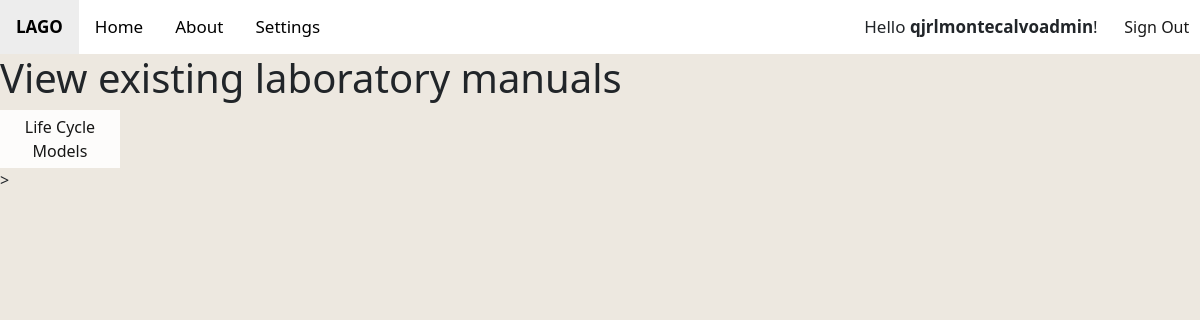
Page /home/view (signed in) on the earlier database version.
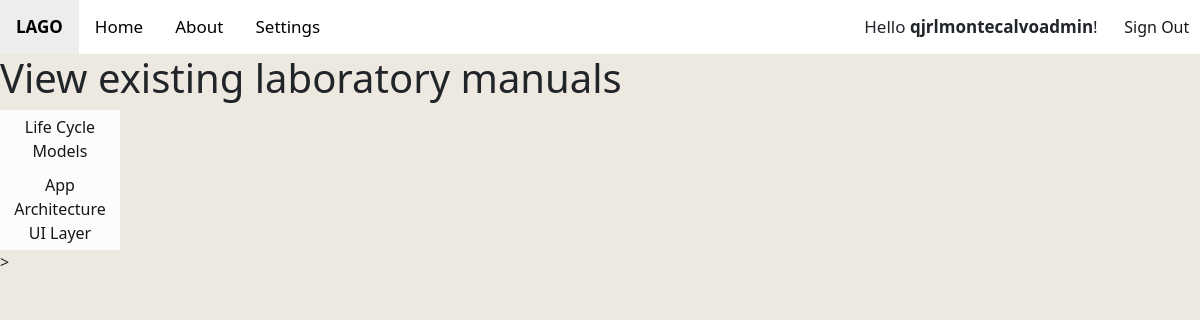
Same page on the later database version.
### main/models.py (models this page shows)
class labmanual(models.Model):
    act_no = models.CharField(max_length=20, default="")
    lab_title = models.CharField(max_length=50)
    course_code = models.CharField(max_length=50)
    objective = models.CharField(max_length=200)
    ilos = models.CharField(max_length=200)
    discussion = models.CharField(max_length=500)
    res = models.CharField(max_length=100)
    procedures = models.CharField(max_length=300)
    questions = models.CharField(max_length=200)
    supplementary = models.CharField(max_length=200)
    def __str__(self):
        return self.lab_title

### main/views.py (the view)
# urls.py: path("home/view", views.viewlab, name="view"),
@login_required(login_url='/')
def viewlab(request):
    labmanual_list = labmanual.objects.all()
    return render(request, 'main/view.html',
        {'labmanual_list': labmanual_list})

### main/templates/main/view.html (shortened to what this page needs)
{% extends 'main/base.html' %}
{% block body %}
  <h1>View existing laboratory manuals</h1>
  {% for lab in labmanual_list %}
  <div class="">
    <button class=button>{{ lab }} </button>
  </div>
  {% endfor %}
{% endblock %}

Differences in the rows shown:
added labmanual: lab_title "App Architecture UI Layer"
